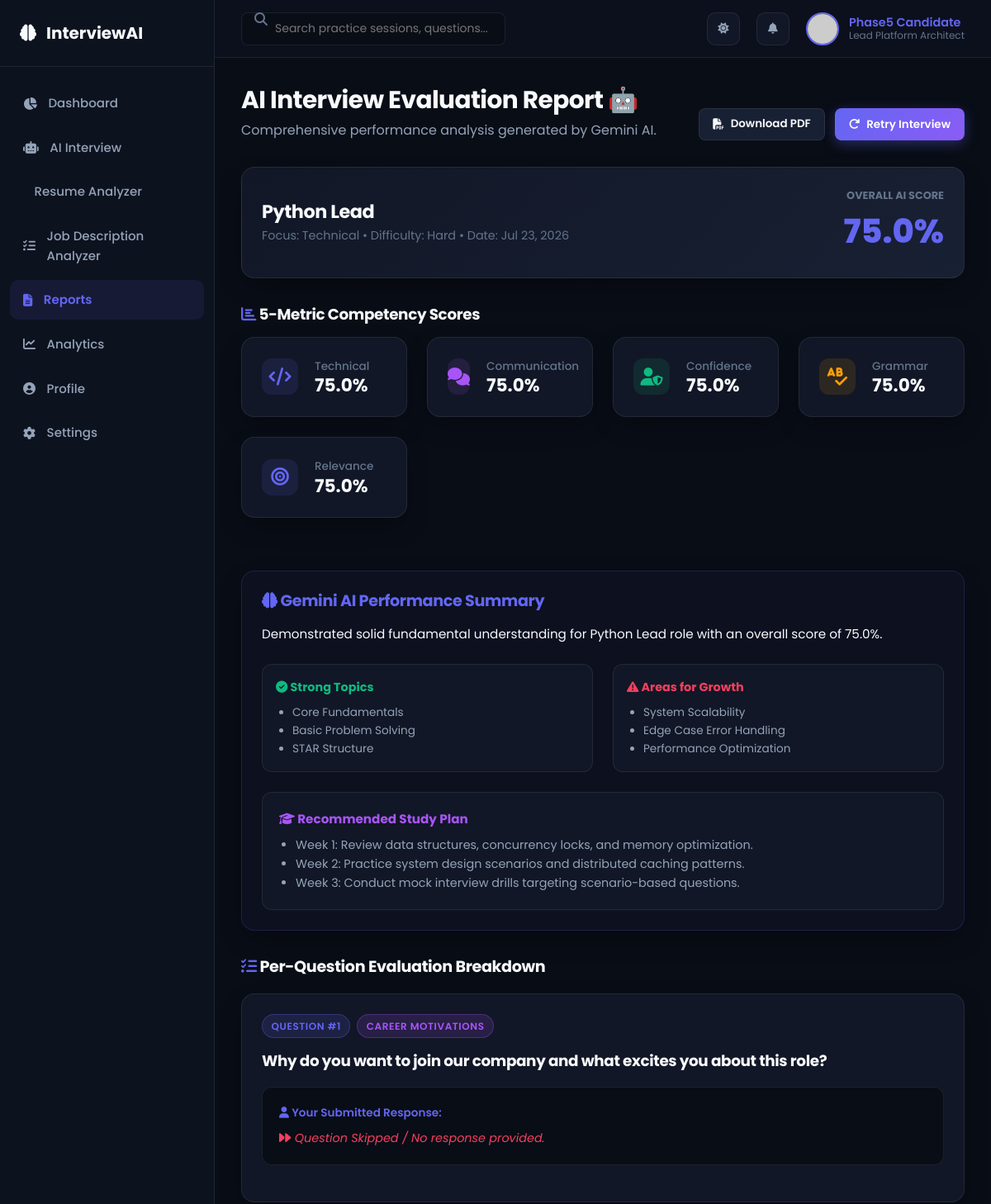
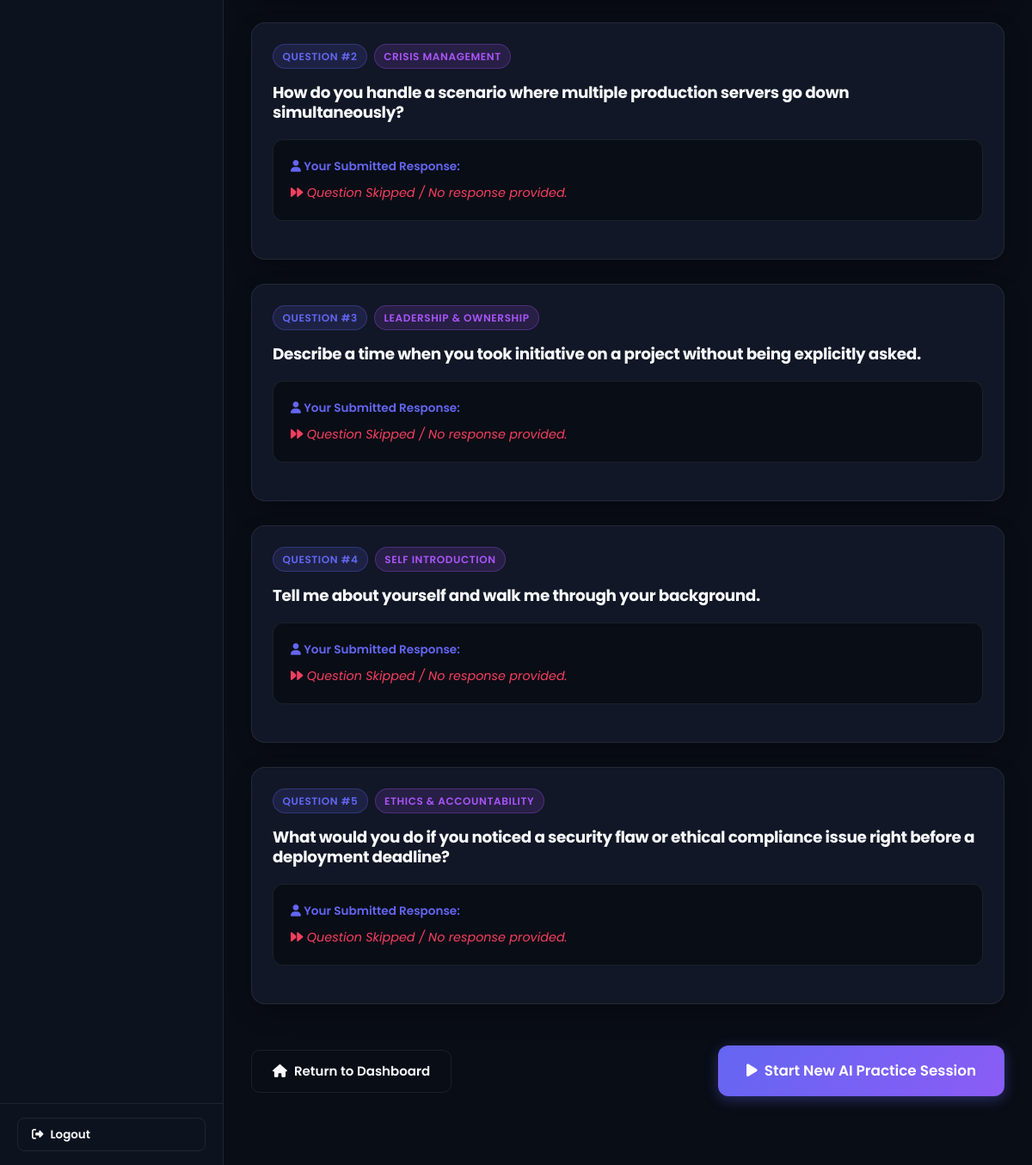
The app's page /interview/11/report (signed in) with its own data (2 pictures, top to bottom).
### models/user.py (models this page shows, shortened)
class User(UserMixin, db.Model):
    __tablename__ = 'users'
    id = db.Column(db.Integer, primary_key=True)
    full_name = db.Column(db.String(100), nullable=False)
    email = db.Column(db.String(120), unique=True, nullable=False, index=True)
    password_hash = db.Column(db.String(255), nullable=False)
    target_role = db.Column(db.String(100), nullable=True, default="Full Stack Developer")
    skills = db.Column(db.Text, nullable=True, default="Python, JavaScript, Data Structures, System Design")
    profile_image = db.Column(db.String(255), nullable=True, default="default_avatar.png")
    created_at = db.Column(db.DateTime, default=datetime.utcnow, nullable=False)
    last_login = db.Column(db.DateTime, nullable=True)
    def get_avatar_url(self):
        if self.profile_image and self.profile_image != "default_avatar.png":
            return f"/static/uploads/{self.profile_image}"
        return f"https://ui-avatars.com/api/?name={self.full_name.replace(' ', '+')}&background=6366f1&color=fff&bold=true"

### models/interview.py (models this page shows, shortened)
class Interview(db.Model):
    __tablename__ = 'interviews'
    id = db.Column(db.Integer, primary_key=True)
    user_id = db.Column(db.Integer, db.ForeignKey('users.id'), nullable=False, index=True)
    role = db.Column(db.String(100), nullable=False)
    difficulty = db.Column(db.String(50), nullable=False)
    interview_type = db.Column(db.String(50), nullable=False)  # Technical, HR, Mixed
    total_questions = db.Column(db.Integer, nullable=False, default=5)
    start_time = db.Column(db.DateTime, default=datetime.utcnow, nullable=False)
    end_time = db.Column(db.DateTime, nullable=True)
    score = db.Column(db.Float, default=0.0)
    status = db.Column(db.String(50), default='in_progress', nullable=False)  # in_progress, completed
    user = db.relationship('User', backref=db.backref('interviews', lazy=True, cascade="all, delete-orphan"))
    questions = db.relationship('Question', backref='interview', lazy=True, cascade="all, delete-orphan", order_by="Question.order_number")
    ai_feedbacks = db.relationship('AIFeedback', backref='interview', lazy=True, cascade="all, delete-orphan")

class Question(db.Model):
    __tablename__ = 'questions'
    id = db.Column(db.Integer, primary_key=True)
    interview_id = db.Column(db.Integer, db.ForeignKey('interviews.id'), nullable=False, index=True)
    question_text = db.Column(db.Text, nullable=False)
    topic = db.Column(db.String(100), nullable=False)
    difficulty = db.Column(db.String(50), nullable=False)
    sample_answer = db.Column(db.Text, nullable=False)
    order_number = db.Column(db.Integer, nullable=False)
    answers = db.relationship('Answer', backref='question', lazy=True, cascade="all, delete-orphan")
    ai_feedback = db.relationship('AIFeedback', backref='question_rel', uselist=False, cascade="all, delete-orphan")
    def get_user_answer(self):
        if self.answers:
            return self.answers[-1].answer_text
        return None

### routes/interview.py (the view)
@interview_bp.route('/<int:interview_id>/report')
@login_required
def report(interview_id):
    interview = InterviewService.get_interview_by_id(interview_id)
    if not interview or interview.user_id != current_user.id:
        flash('Unauthorized access.', 'danger')
        return redirect(url_for('dashboard.index'))
    metrics = InterviewService.get_summary_metrics(interview.id)
    feedbacks = AIFeedback.query.filter_by(interview_id=interview.id).all()
    feedback_map = {fb.question_id: fb for fb in feedbacks}
    return render_template(
        'interview/report.html',
        interview=interview,
        metrics=metrics,
        feedback_map=feedback_map
    )

### routes/auth.py (called while the page is built)
@login_manager.user_loader
def load_user(user_id):
    return UserService.get_by_id(user_id)

### services/gemini_service.py (called while the page is built, shortened)
    @staticmethod
    def _call_gemini_api(prompt, system_instruction=None, json_mode=True):
        if not GEMINI_API_KEY or GEMINI_API_KEY == "your_gemini_api_key_here":
            return None

### services/interview_service.py (called while the page is built)
    @staticmethod
    def get_interview_by_id(interview_id):
        return Interview.query.get(int(interview_id))

### services/user_service.py (called while the page is built)
    @staticmethod
    def get_by_id(user_id):
        return User.query.get(int(user_id))

### templates/interview/report.html (shortened to what this page needs)
{% extends "dashboard_base.html" %}
{% block content %}
<div class="welcome-banner" style="display: flex; justify-content: space-between; align-items: flex-end;">
  <div>
    <h1>AI Interview Evaluation Report 🤖</h1>
    <p>Comprehensive performance analysis generated by Gemini AI.</p>
  </div>
  <div style="display: flex; gap: 0.75rem;">
    <button onclick="window.print()" class="btn btn-secondary btn-sm">
      <i class="fas fa-file-pdf"></i> Download PDF
    </button>
    <a href="{{ url_for('interview.setup') }}" class="btn btn-primary btn-sm">
      <i class="fas fa-redo"></i> Retry Interview
    </a>
  </div>
</div>
<div style="max-width: 1000px; margin: 0 auto; display: flex; flex-direction: column; gap: 2rem;">
  <div class="card" style="display: flex; justify-content: space-between; align-items: center; background: linear-gradient(135deg, var(--bg-surface) 0%, var(--bg-surface-hover) 100%);">
    <div>
      <h2 style="font-size: 1.4rem;">{{ interview.role }}</h2>
      <div style="color: var(--text-muted); font-size: 0.9rem; margin-top: 0.25rem;">
        Focus: {{ interview.interview_type }} • Difficulty: {{ interview.difficulty }} • Date: {{ interview.start_time.strftime('%b %d, %Y') }}
      </div>
    </div>
    <div style="text-align: right;">
      <div style="font-size: 0.8rem; text-transform: uppercase; color: var(--text-muted); font-weight: 700;">Overall AI Score</div>
      <div style="font-size: 2.5rem; font-weight: 800; color: var(--primary);">
        {{ metrics.score }}%
      </div>
    </div>
  </div>
  <div>
    <h3 style="font-size: 1.15rem; margin-bottom: 1rem;"><i class="fas fa-chart-bar" style="color: var(--primary);"></i> 5-Metric Competency Scores</h3>
    <div class="stats-grid" style="grid-template-columns: repeat(auto-fit, minmax(170px, 1fr));">
      <div class="card stat-card">
        <div class="stat-icon indigo" style="width:44px; height:44px;"><i class="fas fa-code"></i></div>
        <div>
          <div class="stat-label">Technical</div>
          <div class="stat-value" style="font-size: 1.35rem;">{{ metrics.section_scores.technical }}%</div>
        </div>
      </div>
      <div class="card stat-card">
        <div class="stat-icon purple" style="width:44px; height:44px;"><i class="fas fa-comments"></i></div>
        <div>
          <div class="stat-label">Communication</div>
          <div class="stat-value" style="font-size: 1.35rem;">{{ metrics.section_scores.communication }}%</div>
        </div>
      </div>
      <div class="card stat-card">
        <div class="stat-icon emerald" style="width:44px; height:44px;"><i class="fas fa-user-shield"></i></div>
        <div>
          <div class="stat-label">Confidence</div>
          <div class="stat-value" style="font-size: 1.35rem;">{{ metrics.section_scores.confidence }}%</div>
        </div>
      </div>
      <div class="card stat-card">
        <div class="stat-icon amber" style="width:44px; height:44px;"><i class="fas fa-spell-check"></i></div>
        <div>
          <div class="stat-label">Grammar</div>
          <div class="stat-value" style="font-size: 1.35rem;">{{ metrics.section_scores.grammar }}%</div>
        </div>
      </div>
      <div class="card stat-card">
        <div class="stat-icon indigo" style="width:44px; height:44px;"><i class="fas fa-bullseye"></i></div>
        <div>
          <div class="stat-label">Relevance</div>
          <div class="stat-value" style="font-size: 1.35rem;">{{ metrics.section_scores.relevance }}%</div>
        </div>
      </div>
    </div>
  </div>
  {% if metrics.ai_summary %}
  <div class="card" style="background: rgba(99,102,241,0.04); border: 1px solid rgba(99,102,241,0.2);">
    <h3 style="font-size: 1.2rem; margin-bottom: 1rem; color: var(--primary);">
      <i class="fas fa-brain"></i> Gemini AI Performance Summary
    </h3>
    <p style="color: var(--text-primary); font-size: 0.95rem; line-height: 1.6; margin-bottom: 1.5rem;">
      {{ metrics.ai_summary.overall_performance }}
    </p>
    <div class="grid-3" style="grid-template-columns: 1fr 1fr; gap: 1.5rem; margin-bottom: 1.5rem;">
      <div style="background: var(--bg-surface); padding: 1rem; border-radius: 12px; border: 1px solid var(--border-color);">
        <div style="font-weight: 700; color: var(--accent-emerald); font-size: 0.9rem; margin-bottom: 0.5rem;">
          <i class="fas fa-check-circle"></i> Strong Topics
        </div>
        <ul style="padding-left: 1.25rem; font-size: 0.85rem; color: var(--text-secondary);">
          {% for t in metrics.ai_summary.strong_topics %}
            <li>{{ t }}</li>
          {% endfor %}
        </ul>
      </div>
      <div style="background: var(--bg-surface); padding: 1rem; border-radius: 12px; border: 1px solid var(--border-color);">
        <div style="font-weight: 700; color: var(--accent-rose); font-size: 0.9rem; margin-bottom: 0.5rem;">
          <i class="fas fa-exclamation-triangle"></i> Areas for Growth
        </div>
        <ul style="padding-left: 1.25rem; font-size: 0.85rem; color: var(--text-secondary);">
          {% for t in metrics.ai_summary.weak_topics %}
            <li>{{ t }}</li>
          {% endfor %}
        </ul>
      </div>
    </div>
    <div style="background: var(--bg-surface); padding: 1.25rem; border-radius: 12px; border: 1px solid var(--border-color);">
      <div style="font-weight: 700; color: var(--accent-purple); font-size: 0.95rem; margin-bottom: 0.5rem;">
        <i class="fas fa-graduation-cap"></i> Recommended Study Plan
      </div>
      <ul style="padding-left: 1.25rem; font-size: 0.9rem; color: var(--text-secondary); line-height: 1.6;">
        {% for step in metrics.ai_summary.study_plan %}
          <li>{{ step }}</li>
        {% endfor %}
      </ul>
    </div>
  </div>
  {% endif %}
  <div>
    <h3 style="font-size: 1.2rem; margin-bottom: 1.25rem;"><i class="fas fa-list-check" style="color: var(--primary);"></i> Per-Question Evaluation Breakdown</h3>
    <div style="display: flex; flex-direction: column; gap: 1.75rem;">
      {% for q in interview.questions %}
        {% set fb = feedback_map.get(q.id) %}
        {% set user_ans = q.get_user_answer() %}
        <div class="card card-hover">
          <div style="display: flex; justify-content: space-between; align-items: center; margin-bottom: 1rem;">
            <div style="display: flex; gap: 0.5rem; align-items: center;">
              <span class="badge badge-primary">Question #{{ q.order_number }}</span>
              <span class="badge badge-coming-soon">{{ q.topic }}</span>
            </div>
          </div>
          <h3 style="font-size: 1.15rem; margin-bottom: 1.25rem; color: var(--text-primary);">
            {{ q.question_text }}
          </h3>
          <div style="margin-bottom: 1.25rem; background: var(--bg-canvas); border: 1px solid var(--border-color); border-radius: 12px; padding: 1.25rem;">
            <div style="font-weight: 600; font-size: 0.85rem; color: var(--primary); margin-bottom: 0.5rem;">
              <i class="fas fa-user"></i> Your Submitted Response:
            </div>
            {% if user_ans and user_ans.strip() %}
              <div style="font-size: 0.95rem; color: var(--text-primary); white-space: pre-wrap; line-height: 1.6;">{{ user_ans }}</div>
            {% else %}
              <div style="font-size: 0.9rem; color: var(--accent-rose); font-style: italic;">
                <i class="fas fa-forward"></i> Question Skipped / No response provided.
              </div>
            {% endif %}
          </div>
        </div>
      {% endfor %}
    </div>
  </div>
  <div style="display: flex; justify-content: space-between; align-items: center; margin-top: 1rem; margin-bottom: 3rem;">
    <a href="{{ url_for('dashboard.index') }}" class="btn btn-outline">
      <i class="fas fa-home"></i> Return to Dashboard
    </a>
    <a href="{{ url_for('interview.setup') }}" class="btn btn-primary btn-lg">
      <i class="fas fa-play"></i> Start New AI Practice Session
    </a>
  </div>
</div>
{% endblock %}

### templates/dashboard_base.html (shortened to what this page needs)
{% extends "base.html" %}
{% block body %}
<div class="dashboard-container">
  <aside class="sidebar" id="sidebar">
    <div class="sidebar-brand">
      <i class="fas fa-brain"></i>
      <span>InterviewAI</span>
    </div>
    <ul class="sidebar-menu">
      <li class="{% if request.endpoint == 'dashboard.index' %}active{% endif %}">
        <a href="{{ url_for('dashboard.index') }}">
          <i class="fas fa-chart-pie"></i>
          <span>Dashboard</span>
        </a>
      </li>
      <li class="{% if request.endpoint == 'interview.setup' or request.endpoint == 'interview.live' %}active{% endif %}">
        <a href="{{ url_for('interview.setup') }}">
          <i class="fas fa-robot"></i>
          <span>AI Interview</span>
        </a>
      </li>
      <li class="{% if request.endpoint == 'analyzers.resume_analyzer' %}active{% endif %}">
        <a href="{{ url_for('analyzers.resume_analyzer') }}">
          <span>Resume Analyzer</span>
        </a>
      </li>
      <li class="{% if request.endpoint == 'analyzers.jd_analyzer' %}active{% endif %}">
        <a href="{{ url_for('analyzers.jd_analyzer') }}">
          <i class="fas fa-tasks"></i>
          <span>Job Description Analyzer</span>
        </a>
      </li>
      <li class="{% if request.endpoint == 'reports_bp.list_reports' or request.endpoint == 'interview.report' %}active{% endif %}">
        <a href="{{ url_for('reports_bp.list_reports') }}">
          <i class="fas fa-file-alt"></i>
          <span>Reports</span>
        </a>
      </li>
      <li class="{% if request.endpoint == 'reports_bp.analytics' %}active{% endif %}">
        <a href="{{ url_for('reports_bp.analytics') }}">
          <i class="fas fa-chart-line"></i>
          <span>Analytics</span>
        </a>
      </li>
      <li class="{% if request.endpoint == 'dashboard.profile' %}active{% endif %}">
        <a href="{{ url_for('dashboard.profile') }}">
          <i class="fas fa-user-circle"></i>
          <span>Profile</span>
        </a>
      </li>
      <li class="{% if request.endpoint == 'dashboard.settings' %}active{% endif %}">
        <a href="{{ url_for('dashboard.settings') }}">
          <i class="fas fa-cog"></i>
          <span>Settings</span>
        </a>
      </li>
    </ul>
    <div class="sidebar-footer">
      <a href="{{ url_for('auth.logout') }}" class="btn btn-outline btn-sm w-100" style="width:100%; justify-content:flex-start;">
        <i class="fas fa-sign-out-alt"></i>
        <span>Logout</span>
      </a>
    </div>
  </aside>
  <div class="main-wrapper">
    <header class="top-navbar">
      <div style="display: flex; align-items: center; gap: 1rem;">
        <div class="search-box">
          <input type="text" class="form-control" placeholder="Search practice sessions, questions...">
        </div>
      </div>
      <div class="nav-actions">
        <button class="icon-btn theme-toggle-btn" title="Toggle Theme">
          <i class="fas fa-sun"></i>
        </button>
        <div style="position: relative;">
          <button class="icon-btn" id="notification-bell-btn" title="Notifications">
            <i class="fas fa-bell"></i>
          </button>
        </div>
        <a href="{{ url_for('dashboard.profile') }}" class="user-profile-menu">
          <img src="{{ current_user.get_avatar_url() }}" alt="{{ current_user.full_name }}" class="avatar-img">
          <div class="user-info-text d-none-mobile">
            <span class="user-name">{{ current_user.full_name }}</span>
            <span class="user-role">{{ current_user.target_role or 'Candidate' }}</span>
          </div>
        </a>
      </div>
    </header>
    <main class="content-area">
      {% block content %}{% endblock %}
    </main>
  </div>
</div>
{% endblock %}

### templates/base.html (shortened to what this page needs)
<!DOCTYPE html>
<html lang="en" data-theme="dark">
<head>
  <link rel="stylesheet" href="https://cdnjs.cloudflare.com/ajax/libs/font-awesome/6.5.1/css/all.min.css">
  <link rel="stylesheet" href="{{ url_for('static', filename='css/main.css') }}">
</head>
<body>
  {% block body %}{% endblock %}
</body>
</html>

### records on screen
User: full_name "Phase5 Candidate", target_role "Lead Platform Architect"
Interview: role "Python Lead", interview_type "Technical", difficulty "Hard", start_time "Jul 23, 2026", score "75.0", section_scores.technical "75.0", section_scores.communication "75.0", section_scores.confidence "75.0", section_scores.grammar "75.0", section_scores.relevance "75.0"
Question: order_number "1", topic "CAREER MOTIVATIONS", question_text "Why do you want to join our company and what excites you about this role?"
Question: order_number "2", topic "CRISIS MANAGEMENT", question_text "How do you handle a scenario where multiple production servers go down simultaneously?"
Question: order_number "3", topic "LEADERSHIP & OWNERSHIP", question_text "Describe a time when you took initiative on a project without being explicitly asked."
Question: order_number "4", topic "SELF INTRODUCTION", question_text "Tell me about yourself and walk me through your background."
Question: order_number "5", topic "ETHICS & ACCOUNTABILITY", question_text "What would you do if you noticed a security flaw or ethical compliance issue right before a deployment deadline?"

### other values on screen
{{ metrics.ai_summary.overall_performance }} "Demonstrated solid fundamental understanding for Python Lead role with an overall score of 75.0%."
{{ t }} "Core Fundamentals" "Basic Problem Solving" "STAR Structure"
{{ t }} "System Scalability" "Edge Case Error Handling" "Performance Optimization"
{{ step }} "Week 1: Review data structures, concurrency locks, and memory optimization." "Week 2: Practice system design scenarios and distributed caching patterns." "Week 3: Conduct mock interview drills targeting scenario-based questions."
